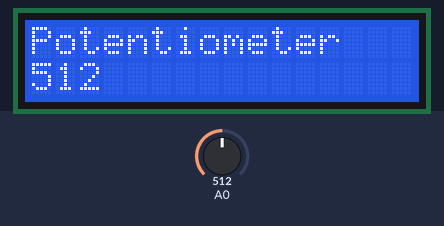
This sketch was run on a simulated Arduino Uno, built with avr-gcc and run on an emulated ATmega328P. On the bench: 16×2 character LCD. Inputs (shaded band) come from the test bench; at power-on: A0 = 512. What the sketch prints to the serial monitor is not drawn.

Above: at 1.2 s.
1.3 s: A0 set to 104
At 2.5 s:
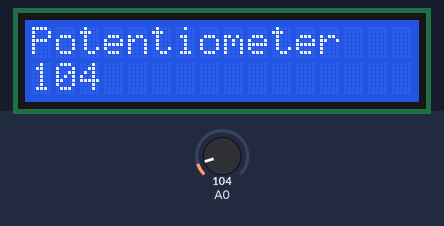
2.8 s: A0 set to 92
At 3.4 s:
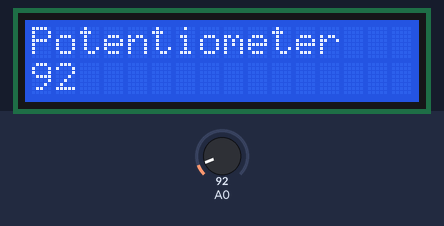
4.3 s: A0 set to 11
At 4.8 s:
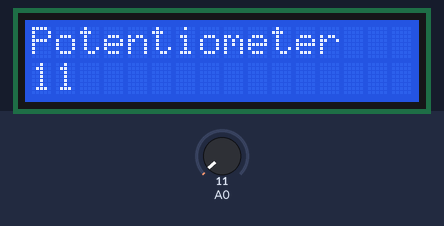
5.8 s: A0 set to 8
At 6.2 s:
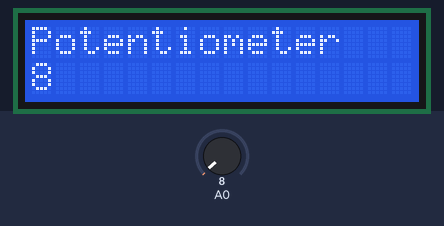
Timing chart, 0 to 8.3 s (numbered marks = the images above; inputs shaded):
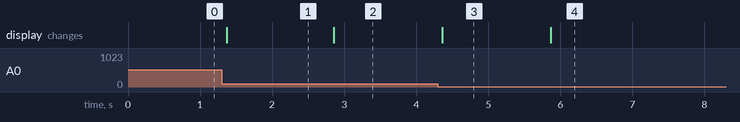

Measured:
- after the input at 1.3 s, the display: changes after 0.07 s (image 1)
- after the input at 2.8 s, the display: changes after 0.05 s (image 2)
- after the input at 4.3 s, the display: changes after 0.06 s (image 3)
- after the input at 5.8 s, the display: changes after 0.07 s (image 4)

The sketch:

Arduino.ino
```cpp
  #include <LiquidCrystal_I2C.h>
  LiquidCrystal_I2C lcd(0x27, 16, 2);


  int g_beforeData = 0;

  void setup() {
    // put your setup code here, to run once:
    lcd.init();
    lcd.backlight();
    Serial.begin(9600);
  }

  void loop() {
    // put your main code here, to run repeatedly:
    int potentiometerData = analogRead(A0);
    Serial.println(String() + F("Potentiometer Data : ") + potentiometerData);
    if (g_beforeData != potentiometerData){
      lcd.clear();
      lcd.setCursor(0, 0);
      g_beforeData = potentiometerData;
      lcd.print("Potentiometer");
      lcd.setCursor(0, 1);
      lcd.print(g_beforeData);
    }
  }
```
